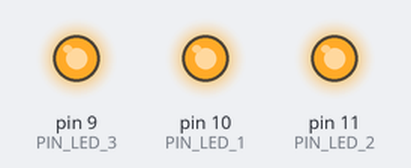
A sketch run on a simulated Arduino Uno, built with avr-gcc and run on an emulated ATmega328P. Shown: output pins drawn as LEDs (lit = HIGH).

Above: at 0.2 s.
At 5.92 s:
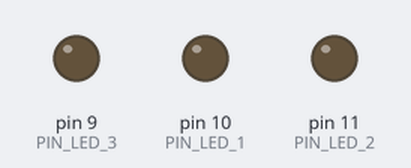
At 19.55 s:
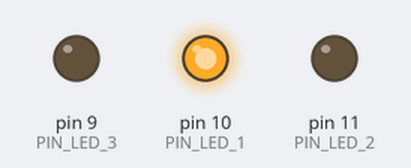
At 38.43 s:
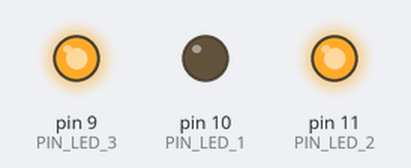
Timing chart, 0 to 40.0 s (numbered marks = the images above):
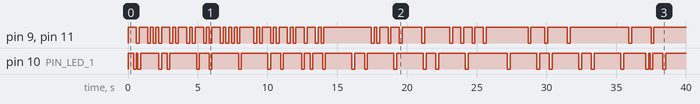

Measured:
- by itself, pin 10 (PIN_LED_1): HIGH → LOW at 0.40 s, → HIGH 0.20 s later, → LOW 0.10 s later, → HIGH 0.20 s later, … (54 changes in this stretch)
- by itself, pin 9 (PIN_LED_3), pin 11 (PIN_LED_2): HIGH → LOW at 0.60 s, → HIGH 0.20 s later, → LOW 0.60 s later, → HIGH 0.20 s later, … (74 changes in this stretch)

The sketch:

3led.ino
```cpp
#define PIN_LED_1 10
#define PIN_LED_2 11
#define PIN_LED_3  9

unsigned long gecen_sure_led_1,gecen_sure_led_2,gecen_sure_led_3;

void setup() {
  // put your setup code here, to run once:
  digitalWrite(PIN_LED_1,HIGH);
  digitalWrite(PIN_LED_2,HIGH);
  digitalWrite(PIN_LED_3,HIGH);

  pinMode(PIN_LED_1,OUTPUT);
  pinMode(PIN_LED_2,OUTPUT);
  pinMode(PIN_LED_3,OUTPUT);

  gecen_sure_led_1=gecen_sure_led_2=gecen_sure_led_3=millis();
}

void loop() {
  // put your main code here, to run repeatedly:
  if(millis()-gecen_sure_led_1>100 && millis()-gecen_sure_led_1<110){
    digitalWrite(PIN_LED_1,LOW);
  }else if(millis()-gecen_sure_led_1 > 300){
    digitalWrite(PIN_LED_1,HIGH);
    gecen_sure_led_1 = millis();
  }

  if(millis()-gecen_sure_led_2>200 && millis()-gecen_sure_led_2<210){
    digitalWrite(PIN_LED_2,LOW);
  }else if(millis()-gecen_sure_led_2 > 400){
    digitalWrite(PIN_LED_2,HIGH);
    gecen_sure_led_2 = millis();
  }

  if(millis()-gecen_sure_led_3>200 && millis()-gecen_sure_led_3<205){
    digitalWrite(PIN_LED_3,LOW);
  }else if(millis()-gecen_sure_led_3 > 400){
    digitalWrite(PIN_LED_3,HIGH);
    gecen_sure_led_3 = millis();
  }

}
```
